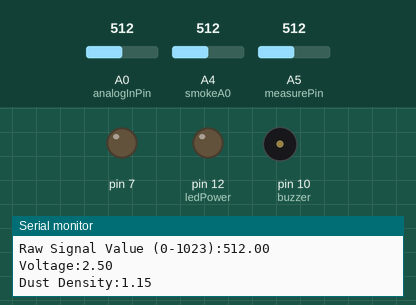
Simulated run of this sketch. Board: Arduino Uno, built with avr-gcc and run on an emulated ATmega328P. On the bench: output pins drawn as LEDs (lit = HIGH), buzzer (waves = sounding), the last lines printed to the serial monitor. Inputs (shaded band) come from the test bench; at power-on: A4 (smokeA0) = 512, A0 (analogInPin) = 512, A5 (measurePin) = 512.

Above: at 2.8 s.
2.9 s: A4 (smokeA0) set to 257
6.4 s: A4 (smokeA0) set to 239
At 9.4 s:
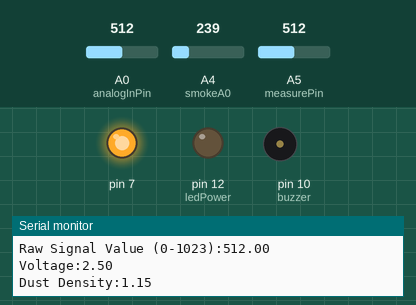
9.7 s: A0 (analogInPin) set to 215
12.4 s: A0 (analogInPin) set to 188
At 17.0 s:
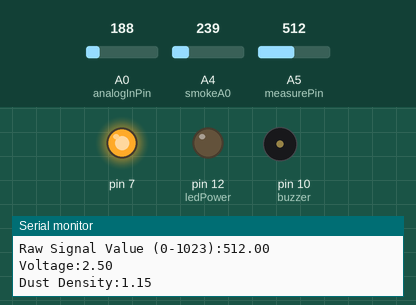
17.1 s: A0 (analogInPin) set to 210
At 17.9 s:
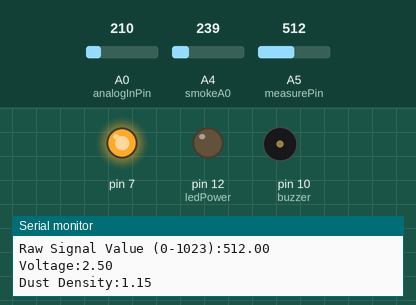
19.8 s: A0 (analogInPin) set to 190
At 20.98 s:
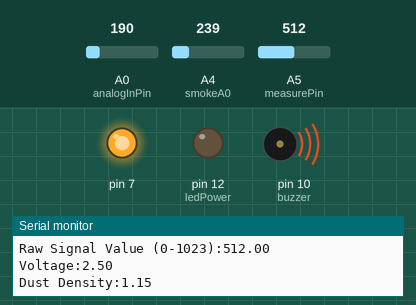
Timing chart, 0 to 25.6 s (numbered marks = the images above; inputs shaded):
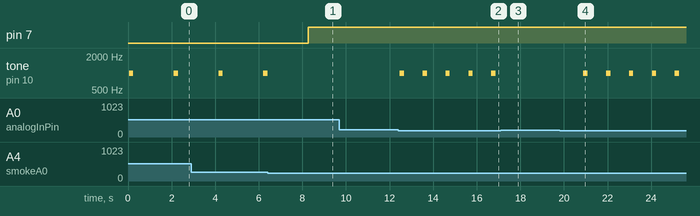

Measured:
- the behaviour switches between 251 and 250 on A4 (smokeA0) (found by bisection; images 0 and 1)
- the behaviour switches between 200 and 199 on A0 (analogInPin) (found by bisection; images 1 and 2)
- after the input at 6.4 s, pin 7: LOW → HIGH after 1.9 s; tone on pin 10 (buzzer): goes on until 6.4 s, then stays silent
- after the input at 12.4 s, tone on pin 10 (buzzer): alternates 1000 Hz for 0.20 s and silent for 0.85 s, starting after 0.07 s
- after the input at 17.1 s, tone on pin 10 (buzzer): stops changing and stays silent
- after the input at 19.8 s, tone on pin 10 (buzzer): alternates 1000 Hz for 0.20 s and silent for 0.85 s, starting after 1.1 s

The sketch:

Arduino_Code.ino
```cpp
int analogInPin = A0;
int buzzer = 10;
int smokeA0 = A4;
int measurePin = A5;
int ledPower = 12;
int pump=7;

unsigned int samplingTime = 280;
unsigned int deltaTime = 40;
unsigned int sleepTime = 9680;

float voMeasured = 0;
float calcVoltage = 0;
float dustDensity = 0;

//smoke threshhold value
int sensorThres = 250;

void setup() {
  pinMode(buzzer, OUTPUT);
  pinMode(smokeA0, INPUT);
  pinMode(7,OUTPUT);
  Serial.begin(9600);
  pinMode(ledPower,OUTPUT);
}

void loop() {
  int analogSensor = analogRead(smokeA0);
  int val=analogRead(0);
  digitalWrite(ledPower,LOW);
  delayMicroseconds(samplingTime);

  voMeasured = analogRead(measurePin);

  delayMicroseconds(deltaTime);
  //digitalWrite(ledPower,HIGH);
  delayMicroseconds(sleepTime);
  calcVoltage = voMeasured*(5.0/1024);
  dustDensity = 0.5*calcVoltage-0.1;
  if ( dustDensity < 0)
  {
    dustDensity = 0.00;
  }

  Serial.print("Harmful Gases: ");
  Serial.println(analogSensor);
  Serial.print("Water Level: ");
  Serial.println(val);
  Serial.print("Raw Signal Value (0-1023):");
  Serial.println(voMeasured);

  Serial.print("Voltage:");
  Serial.println(calcVoltage);

  Serial.print("Dust Density:");
  Serial.println(dustDensity);
  // Checks if it has reached the threshold value

  if (val < 200)
  {
    tone(buzzer, 1000, 200);

  }
  /*else
  {
    noTone(buzzer);
  }*/
  //digitalWrite(7,LOW);
  if(dustDensity)
  {
    digitalWrite(7,LOW);
  }
  if (analogSensor > sensorThres)
  {
    tone(buzzer, 1000, 200);
    digitalWrite(7,LOW);
    delay(1000);
  }
  else
  {
    digitalWrite(7,HIGH);
  }
  delay(1000);


}
```
